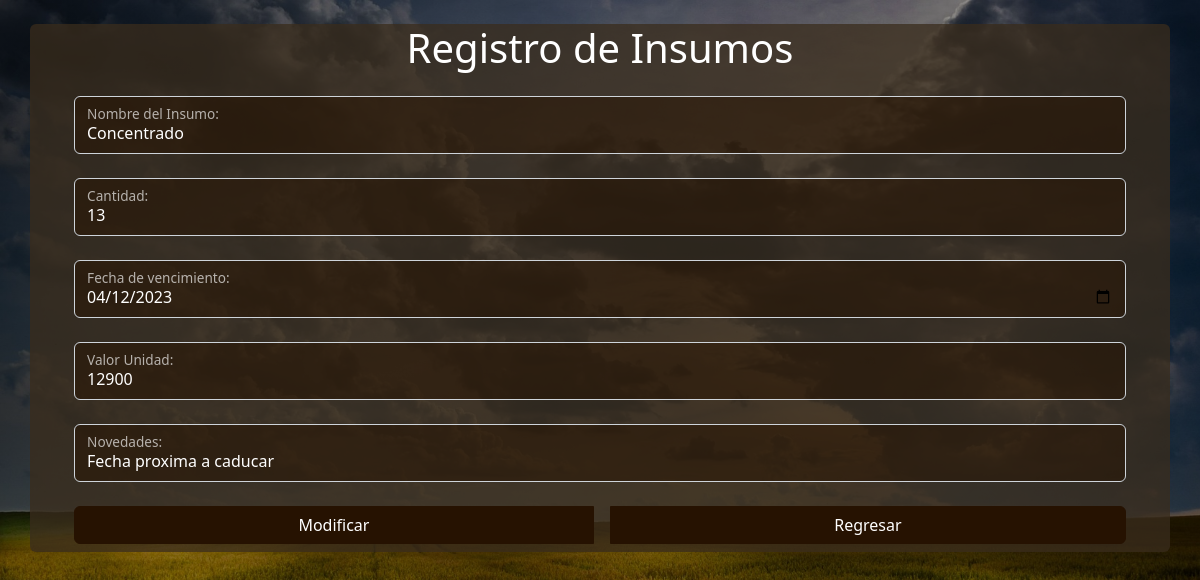
The page /insumos/editarInsumos.php?id=23 (signed in) on the database its author committed.
### tables this page shows
CREATE TABLE `insumos` (
  `idInsumo` int(11) NOT NULL,
  `nombreInsumo` varchar(50) NOT NULL,
  `cantidadInsumo` int(50) NOT NULL,
  `fechavencimiento` date NOT NULL,
  `valorUnidad` int(50) NOT NULL,
  `novedades` varchar(500) NOT NULL
);

### insumos/editarInsumos.php (the view, shortened to what this page needs)
<?php
  include 'conexion.php';
  $id= $_GET['id'];
  $sql="SELECT * FROM insumos WHERE idInsumo='$id'";
  $modificar= $con->query($sql);
  $dato= $modificar->fetch_array();
?>
<!DOCTYPE html>
<html>
    <head>
    <link rel="stylesheet" href="../css/custom.css">
    <link href ="../libs/bootstrap-icons/bootstrap-icons.css" rel="stylesheet">
    </head>
    <br>
    <body class="text-white">
        <div class="container bg-success  bg-opacity-75 rounded">
            <h1 class="text-center text-white">Registro de Insumos</h1>
            <form action="<?php echo $_SERVER['PHP_SELF']?>" class="p-2" method="POST">
            <div class="form-floating m-4 mt-2">
                <input type="text" class="form-control bg-primary bg-opacity-50 text-white" id="nombreInsumo"
                placeholder="Nombre" name="nombreInsumo" value="<?php echo $dato['nombreInsumo'];?>" maxlength="20">
                <label for="nombreInsumo"><i class="bi bi"></i> Nombre del Insumo:</label>
            </div>
            <div class="form-floating m-4 mt-2">
                <input type="text" class="form-control bg-primary bg-opacity-50 text-white" id="cantidadInsumo"
                placeholder="Cantidad" name="cantidadInsumo" value="<?php echo $dato['cantidadInsumo'];?>" maxlength="3">
                <label for="cantidadInsumo"><i class="bi bi"></i> Cantidad:</label>
            </div>
            <div class="form-floating m-4 mt-2">
                <input type="date" class="form-control bg-primary bg-opacity-50 text-white" id="fechavencimiento"
                placeholder="Fecha" name="fechavencimiento" value="<?php echo $dato['fechavencimiento'];?>" min="<?php echo date('Y-m-d'); ?>">
                <label for="fechavencimiento"><i class="bi bi"></i> Fecha de vencimiento:</label>
            </div>
            <div class="form-floating m-4 mt-2">
                <input type="text" class="form-control bg-primary bg-opacity-50 text-white" id="valorUnidad"
                placeholder="Valor" name="valorUnidad" value="<?php echo $dato['valorUnidad'];?>" maxlength="7">
                <label for="valorUnidad"><i class="bi bi"></i> Valor Unidad:</label>
            </div>
            <div class="form-floating m-4 mt-2">
                <input type="text" class="form-control bg-primary bg-opacity-50 text-white" id="novedades"
                placeholder="Novedades" name="novedades" value="<?php echo $dato['novedades'];?>" maxlength="300">
                <label for="novedades" class="text-white"><i class="bi bi"></i> Novedades:</label>
            </div>
            <div class=" ps-4 pe-4 d-grid">
                <div class="btn-group">
                <button  name="modificar" id="modificar" class="btn btn-primary me-2" type="submit">Modificar</button>
                <a   class="btn btn-primary ms-2" type="button" href="http://localhost/prototiposmifag/insumos/tablaInsumos.php">Regresar</a>
            </div>
            </div>
            </form>
        </div>
    </body>
</html>

### insumos/editarInsumos.php (style rules this page uses)
body { background: linear-gradient(rgba(0, 0, 0, 0.4), rgba(0, 0, 0, 0.4)), url(../img/llanura2.jpg) ; background-size: cover; background-repeat: no-repeat; background-attachment: fixed; margin: 0; height: 100vh; }

### rows shown on the page
insumos: nombreInsumo "Concentrado", cantidadInsumo "13", fechavencimiento "04/12/2023", valorUnidad "12900", novedades "Fecha proxima a caducar"
